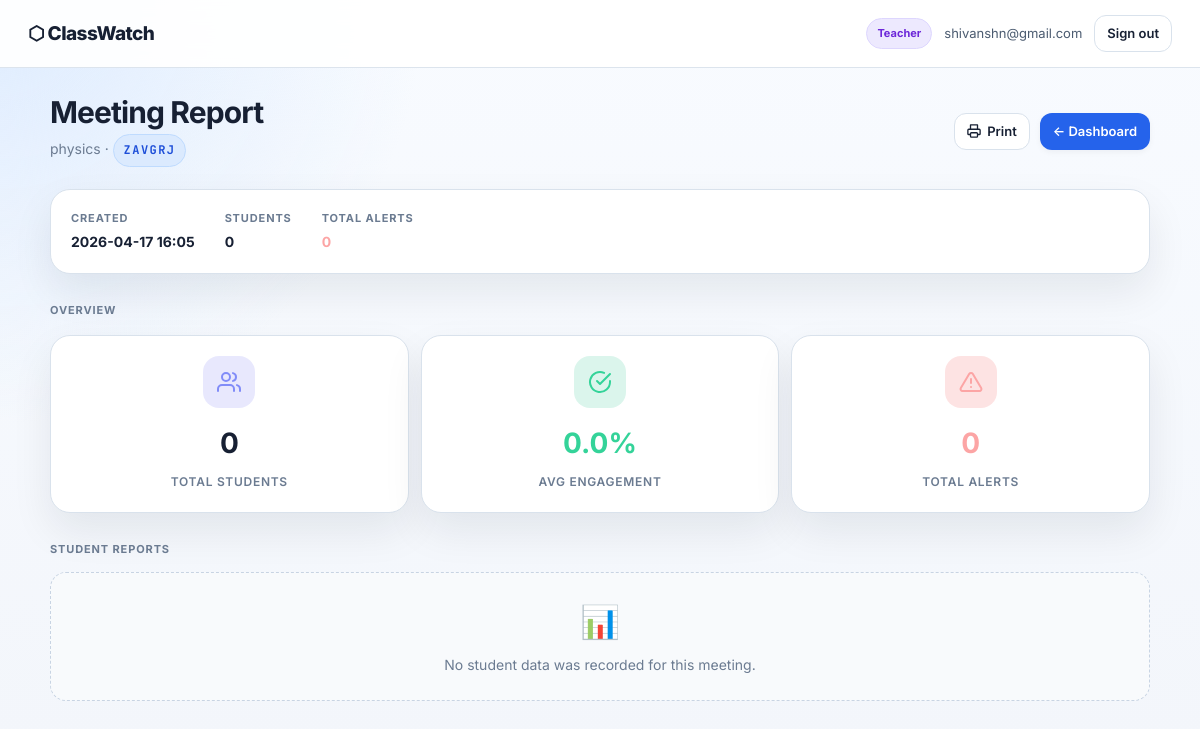
Screenshot of /teacher/report/ZAVGRJ (signed in) with the database file from the repository.
### tables this page shows
CREATE TABLE meetings (
            id INTEGER PRIMARY KEY AUTOINCREMENT,
            host_id INTEGER NOT NULL,
            code TEXT UNIQUE NOT NULL,
            title TEXT NOT NULL,
            created_at TEXT NOT NULL,
            is_active INTEGER DEFAULT 1, ended_at TEXT,
            FOREIGN KEY (host_id) REFERENCES users(id)
        );

### app.py (the view, shortened to what this page needs)
@app.route('/teacher/report/<code>')
def meeting_report(code):
    err = login_required('teacher')
    if err: return err
    meeting = get_meeting_any(code)
    if not meeting:
        return redirect(url_for('teacher_home'))
    reports = get_reports_by_meeting(code)
    summary = {
        'total_students': len(reports),
        'avg_engagement': 0.0,
        'total_alerts':   0,
        'best_student':   None,
        'worst_student':  None,
    }
    return render_template('report.html', meeting=meeting, reports=reports,
                           summary=summary, user=session, code=code)

### app.py (called while the page is built)
def login_required(role=None):
    if 'user_id' not in session:
        return redirect(url_for('login'))
    if role and session.get('role') != role:
        return redirect(url_for('login'))
    return None

### database.py (called while the page is built)
def get_db():
    conn = sqlite3.connect(DB_PATH)
    conn.row_factory = sqlite3.Row
    return conn

def get_meeting_any(code):
    conn = get_db()
    cursor = conn.cursor()
    cursor.execute('SELECT * FROM meetings WHERE code = ?', (code,))
    meeting = cursor.fetchone()
    conn.close()
    return dict(meeting) if meeting else None

def get_reports_by_meeting(meeting_code):
    conn = get_db()
    cursor = conn.cursor()
    cursor.execute(
        'SELECT * FROM reports WHERE meeting_code = ? ORDER BY engagement_score DESC',
        (meeting_code,)
    )
    reports = [dict(r) for r in cursor.fetchall()]
    conn.close()
    return reports

### templates/report.html (shortened to what this page needs)
{% extends 'base.html' %}
{% block content %}
<div class="page-container" style="max-width:1100px;">
  <div class="page-header">
    <div>
      <h1 class="page-title">Meeting Report</h1>
      <p class="page-sub">{{ meeting.title }} · <span class="code-badge" style="font-size:12px;">{{ code }}</span></p>
    </div>
    <div style="display:flex;gap:10px;align-items:center;">
      <button class="btn btn-sm btn-outline" onclick="window.print()" id="btn-print">
        <svg width="14" height="14" viewBox="0 0 16 16" fill="none"><path d="M4 6V1h8v5M4 12H2a1 1 0 0 1-1-1V7a1 1 0 0 1 1-1h12a1 1 0 0 1 1 1v4a1 1 0 0 1-1 1h-2" stroke="currentColor" stroke-width="1.5" stroke-linejoin="round"/><rect x="4" y="10" width="8" height="5" rx="1" stroke="currentColor" stroke-width="1.5"/></svg>
        Print
      </button>
      <a href="{{ url_for('teacher_home') }}" class="btn btn-sm btn-primary" id="btn-back-dash">← Dashboard</a>
    </div>
  </div>
  <div class="report-info-bar">
    <div class="report-info-item">
      <span class="report-info-label">Created</span>
      <span class="report-info-value">{{ meeting.created_at[:16].replace('T', ' ') }}</span>
    </div>
    <div class="report-info-item">
      <span class="report-info-label">Students</span>
      <span class="report-info-value">{{ summary.total_students }}</span>
    </div>
    <div class="report-info-item">
      <span class="report-info-label">Total Alerts</span>
      <span class="report-info-value" style="color:#FCA5A5;">{{ summary.total_alerts }}</span>
    </div>
  </div>
  <div class="section-title" style="margin-top:28px;">Overview</div>
  <div class="report-summary-grid">
    <div class="report-summary-card">
      <div class="report-summary-icon" style="background:rgba(99,102,241,0.15);color:#818CF8;">
      </div>
      <div class="report-summary-num">{{ summary.total_students }}</div>
      <div class="report-summary-label">Total Students</div>
    </div>
    <div class="report-summary-card">
      <div class="report-summary-icon" style="background:rgba(16,185,129,0.15);color:#34D399;">
        <svg width="24" height="24" viewBox="0 0 24 24" fill="none"><path d="M22 11.08V12a10 10 0 1 1-5.93-9.14" stroke="currentColor" stroke-width="2" stroke-linecap="round"/><path d="M22 4L12 14.01l-3-3" stroke="currentColor" stroke-width="2" stroke-linecap="round" stroke-linejoin="round"/></svg>
      </div>
      <div class="report-summary-num" style="color:#34D399;">{{ summary.avg_engagement }}%</div>
      <div class="report-summary-label">Avg Engagement</div>
    </div>
    <div class="report-summary-card">
      <div class="report-summary-icon" style="background:rgba(239,68,68,0.15);color:#FCA5A5;">
        <svg width="24" height="24" viewBox="0 0 24 24" fill="none"><path d="M10.29 3.86L1.82 18a2 2 0 0 0 1.71 3h16.94a2 2 0 0 0 1.71-3L13.71 3.86a2 2 0 0 0-3.42 0z" stroke="currentColor" stroke-width="2" stroke-linejoin="round"/><path d="M12 9v4M12 17h.01" stroke="currentColor" stroke-width="2" stroke-linecap="round"/></svg>
      </div>
      <div class="report-summary-num" style="color:#FCA5A5;">{{ summary.total_alerts }}</div>
      <div class="report-summary-label">Total Alerts</div>
    </div>
  </div>
  <div class="section-title" style="margin-top:28px;">Student Reports</div>
  {% if reports %}
  <div class="report-cards">
    {% for r in reports %}
    <div class="report-card" id="report-{{ loop.index }}">
      <div class="report-card-header">
        <div class="report-card-name">
          <div class="report-avatar" style="background:{{'rgba(16,185,129,0.2)' if r.engagement_score >= 70 else ('rgba(245,158,11,0.2)' if r.engagement_score >= 40 else 'rgba(239,68,68,0.2)')}}; color:{{'#34D399' if r.engagement_score >= 70 else ('#FBBF24' if r.engagement_score >= 40 else '#FCA5A5')}};">
            {{ r.student_name[0]|upper }}
          </div>
          <div>
            <div style="font-weight:600;font-size:15px;">{{ r.student_name }}</div>
            <div style="font-size:12px;color:var(--muted);">{{ r.joined_at }} — {{ r.left_at }}</div>
          </div>
        </div>
        <div class="report-score {% if r.engagement_score >= 70 %}score-good{% elif r.engagement_score >= 40 %}score-warn{% else %}score-bad{% endif %}">
          {{ r.engagement_score }}%
        </div>
      </div>
      <div class="report-bar-wrap">
        <div class="report-bar">
          <div class="report-bar-fill bar-engaged" style="width:{{ (r.engaged_frames / r.total_frames * 100) if r.total_frames > 0 else 0 }}%;" title="Engaged"></div>
          <div class="report-bar-fill bar-sleeping" style="width:{{ (r.sleeping_frames / r.total_frames * 100) if r.total_frames > 0 else 0 }}%;" title="Sleeping"></div>
          <div class="report-bar-fill bar-away" style="width:{{ (r.away_frames / r.total_frames * 100) if r.total_frames > 0 else 0 }}%;" title="Away"></div>
          <div class="report-bar-fill bar-noface" style="width:{{ (r.no_face_frames / r.total_frames * 100) if r.total_frames > 0 else 0 }}%;" title="Not visible"></div>
        </div>
        <div class="report-bar-legend">
          <span><span class="legend-dot" style="background:#10B981;"></span> Engaged</span>
          <span><span class="legend-dot" style="background:#F97316;"></span> Sleeping</span>
          <span><span class="legend-dot" style="background:#F59E0B;"></span> Away</span>
          <span><span class="legend-dot" style="background:#6B7280;"></span> Not visible</span>
        </div>
      </div>
      <div class="report-stats-row">
        <div class="report-stat">
          <span class="report-stat-num">{{ r.total_frames }}</span>
          <span class="report-stat-label">Frames</span>
        </div>
        <div class="report-stat">
          <span class="report-stat-num" style="color:#34D399;">{{ r.engaged_frames }}</span>
          <span class="report-stat-label">Engaged</span>
        </div>
        <div class="report-stat">
          <span class="report-stat-num" style="color:#FB923C;">{{ r.sleeping_alerts }}</span>
          <span class="report-stat-label">Sleep Alerts</span>
        </div>
        <div class="report-stat">
          <span class="report-stat-num" style="color:#FBBF24;">{{ r.away_alerts }}</span>
          <span class="report-stat-label">Away Alerts</span>
        </div>
        <div class="report-stat">
          <span class="report-stat-num" style="color:#9CA3AF;">{{ r.no_face_alerts }}</span>
          <span class="report-stat-label">No-Face</span>
        </div>
      </div>
    </div>
    {% endfor %}
  </div>
  {% else %}
  <div class="empty-state">
    <div style="font-size:32px;margin-bottom:8px;">📊</div>
    <p>No student data was recorded for this meeting.</p>
  </div>
  {% endif %}
</div>
{% endblock %}

### static/css/style.css (style rules this page uses)
*, *::before, *::after { box-sizing: border-box; margin: 0; padding: 0; }
:root { --bg: #f4f7fb; --bg-soft: #eef3f8; --surface: #ffffff; --surface-soft: #f8fafc; --border: #d9e2ec; --border-strong: #c8d4e3; --text: #172033; --text-soft: #4b5b70; --muted: #6b7b91; --primary: #2563eb; --primary-hover: #1d4ed8; --primary-soft: #dbeafe; --success: #16a34a; --success-soft: #dcfce7; --warning: #d97706; --warning-soft: #fef3c7; --danger: #dc2626; --danger-soft: #fee2e2; --radius-sm: 10px; --radius: 14px; --radius-lg: 20px; --shadow-sm: 0 2px 6px rgba(15, 23, 42, 0.05); --shadow-md: 0 18px 40px rgba(15, 23, 42, 0.08); --transition: 180ms ease; }
html, body { min-height: 100%; font-family: 'Inter', system-ui, -apple-system, BlinkMacSystemFont, 'Segoe UI', sans-serif; font-size: 14px; line-height: 1.55; color: var(--text); background: radial-gradient(circle at top left, rgba(219, 234, 254, 0.9), transparent 30%), linear-gradient(180deg, #f8fbff 0%, #f3f6fb 100%); -webkit-font-smoothing: antialiased; -moz-osx-font-smoothing: grayscale; }
body { padding-bottom: 40px; }
img, svg, video, canvas { display: block; }
a { color: var(--primary); text-decoration: none; }
button, input, textarea, select { font: inherit; }
.role-badge, .code-badge, .room-status-pill, .info-chip, .alert-badge { display: inline-flex; align-items: center; justify-content: center; gap: 6px; padding: 6px 10px; border-radius: 999px; border: 1px solid var(--border); font-size: 11px; font-weight: 700; }
.code-badge { background: var(--primary-soft); color: var(--primary-hover); border-color: #bfdbfe; font-family: 'JetBrains Mono', monospace; letter-spacing: 0.12em; }
.btn { display: inline-flex; align-items: center; justify-content: center; gap: 6px; padding: 10px 16px; border: 1px solid transparent; border-radius: 12px; cursor: pointer; font-size: 14px; font-weight: 600; white-space: nowrap; transition: transform var(--transition), background var(--transition), border-color var(--transition), color var(--transition); }
.btn-primary { background: var(--primary); color: #fff; box-shadow: var(--shadow-sm); }
.btn-outline { background: #fff; color: var(--text); border-color: var(--border); }
.btn-sm { padding: 7px 12px; font-size: 13px; }
.card, .auth-card, .room-main, .side-section, .hero, .meetings-table-wrap, .report-card, .report-summary-card, .report-info-bar { background: var(--surface); border: 1px solid var(--border); border-radius: var(--radius-lg); box-shadow: var(--shadow-md); }
.auth-title, .card-title, .page-title, .room-title { color: var(--text); letter-spacing: -0.03em; }
.auth-sub, .page-sub, .auth-footer { color: var(--muted); }
.page-container, .dashboard { width: min(1100px, calc(100% - 32px)); margin: 28px auto 0; }
.page-header, .room-header, .teacher-controls, .room-controls, .share-bar, .teacher-cam-bar, .table-actions { display: flex; align-items: center; gap: 10px; }
.page-header, .room-header { justify-content: space-between; flex-wrap: wrap; margin-bottom: 22px; }
.page-title, .room-title { font-size: 30px; line-height: 1.08; }
.page-sub { margin-top: 6px; }
.section-title, .section-label, .side-title, .stat-label, .summary-label, .info-label, .report-info-label, .report-stat-label { color: var(--muted); text-transform: uppercase; letter-spacing: 0.08em; font-size: 11px; font-weight: 700; }
.section-title, .section-label { margin-bottom: 14px; }
.empty-state, .empty-alerts { padding: 24px; border: 1px dashed var(--border-strong); border-radius: 16px; background: var(--surface-soft); color: var(--muted); text-align: center; }
.info-value, .summary-num, .report-info-value, .report-stat-num, .report-summary-num { color: var(--text); font-weight: 700; }
.summary-grid, .report-summary-grid { display: grid; gap: 12px; }
.report-info-bar { display: flex; flex-wrap: wrap; gap: 18px 30px; padding: 20px; }
.report-info-item { display: grid; gap: 4px; }
.report-summary-grid { margin-top: 16px; grid-template-columns: repeat(auto-fit, minmax(220px, 1fr)); }
.report-summary-card { padding: 20px; text-align: center; }
.report-summary-icon, .report-avatar, .report-score { display: inline-flex; align-items: center; justify-content: center; }
.report-summary-icon { width: 52px; height: 52px; margin: 0 auto 14px; border-radius: 16px; }
.report-summary-num { font-size: 28px; }
.report-summary-label { margin-top: 8px; color: var(--muted); font-size: 12px; font-weight: 600; text-transform: uppercase; letter-spacing: 0.06em; }

### rows the page displays
meetings: title "physics", code "ZAVGRJ", created_at "2026-04-17 16:05"

### other values shown
{{ session.get('role') }} "Teacher"
{{ session.get('name') }} "shivanshn@gmail.com"
{{ summary.total_students }} "0"
{{ summary.total_alerts }} "0"
{{ summary.avg_engagement }} "0.0"
